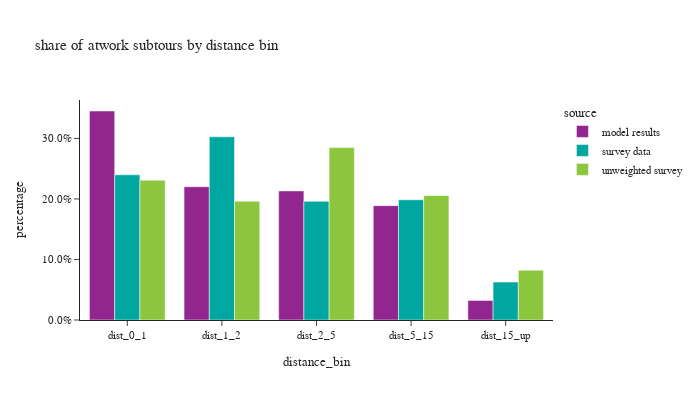

Notebook code cell kept with this figure:
### Code cell
# plot1
df_plot = atwork_subtour.loc[atwork_subtour['distance_bin'] != float('nan')].groupby(['source','distance_bin'])['tour_weight'].sum().reset_index()
df_plot['percentage'] = df_plot.groupby(['source'], group_keys=False)['tour_weight']. \
    apply(lambda x: x / float(x.sum()))
# df_plot
fig1 = px.bar(df_plot, x='distance_bin', y="percentage", color="source", barmode="group",
              title="share of atwork subtours by distance bin")
fig1.for_each_annotation(lambda a: a.update(text = a.text.split("=")[-1]))
fig1.update_layout(height=400, width=700, font=dict(size=11), yaxis=dict(tickformat=".1%"))
fig1.show()

### Figure 1 — Plotly figure (JSON) as saved in the notebook; plotly's stock layout.template omitted (floating-point values rounded to 4 significant figures)
{"data": [{"alignmentgroup": "True", "hovertemplate": "source=model results<br>distance_bin=%{x}<br>percentage=%{y}<extra></extra>", "legendgroup": "model results", "marker": {"color": "#91268F", "pattern": {"shape": ""}}, "name": "model results", "offsetgroup": "model results", "orientation": "v", "showlegend": true, "textposition": "auto", "type": "bar", "x": ["dist_0_1", "dist_1_2", "dist_2_5", "dist_5_15", "dist_15_up"], "xaxis": "x", "y": [0.3453, 0.2202, 0.2133, 0.1889, 0.03234], "yaxis": "y"}, {"alignmentgroup": "True", "hovertemplate": "source=survey data<br>distance_bin=%{x}<br>percentage=%{y}<extra></extra>", "legendgroup": "survey data", "marker": {"color": "#00A7A0", "pattern": {"shape": ""}}, "name": "survey data", "offsetgroup": "survey data", "orientation": "v", "showlegend": true, "textposition": "auto", "type": "bar", "x": ["dist_0_1", "dist_1_2", "dist_2_5", "dist_5_15", "dist_15_up"], "xaxis": "x", "y": [0.2399, 0.3027, 0.1961, 0.1987, 0.06273], "yaxis": "y"}, {"alignmentgroup": "True", "hovertemplate": "source=unweighted survey<br>distance_bin=%{x}<br>percentage=%{y}<extra></extra>", "legendgroup": "unweighted survey", "marker": {"color": "#8CC63E", "pattern": {"shape": ""}}, "name": "unweighted survey", "offsetgroup": "unweighted survey", "orientation": "v", "showlegend": true, "textposition": "auto", "type": "bar", "x": ["dist_0_1", "dist_1_2", "dist_2_5", "dist_5_15", "dist_15_up"], "xaxis": "x", "y": [0.231, 0.1962, 0.2848, 0.2057, 0.08228], "yaxis": "y"}], "layout": {"barmode": "group", "font": {"size": 11}, "height": 400, "legend": {"title": {"text": "source"}, "tracegroupgap": 0}, "title": {"text": "share of atwork subtours by distance bin"}, "width": 700, "xaxis": {"anchor": "y", "domain": [0.0, 1.0], "title": {"text": "distance_bin"}}, "yaxis": {"anchor": "x", "domain": [0.0, 1.0], "tickformat": ".1%", "title": {"text": "percentage"}}}}
